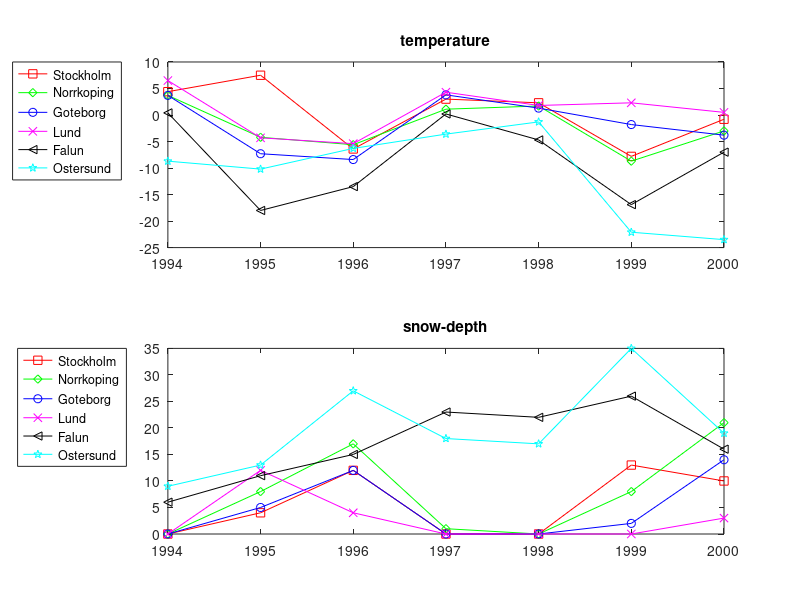

The MATLAB script that drew this image:
load snow.mat
subplot(2,1,1)
plot(S(1:7,1),S(1:7,2),'rs-',S(8:14,1),S(8:14,2),'gd-',S(15:21,1),S(15:21,2),'bo-',S(22:28,1),S(22:28,2),'mx-',S(29:35,1),S(29:35,2),'k<-',S(36:42,1),S(36:42,2),'cp-')

legend('Stockholm','Norrkoping','Goteborg','Lund','Falun','Ostersund','location','northwestoutside');
title('temperature');
subplot(2,1,2)
plot(S(1:7,1),S(1:7,3),'rs-',S(8:14,1),S(8:14,3),'gd-',S(15:21,1),S(15:21,3),'bo-',S(22:28,1),S(22:28,3),'mx-',S(29:35,1),S(29:35,3),'k<-',S(36:42,1),S(36:42,3),'cp-')

legend('Stockholm','Norrkoping','Goteborg','Lund','Falun','Ostersund','location','northwestoutside');
title('snow-depth');
